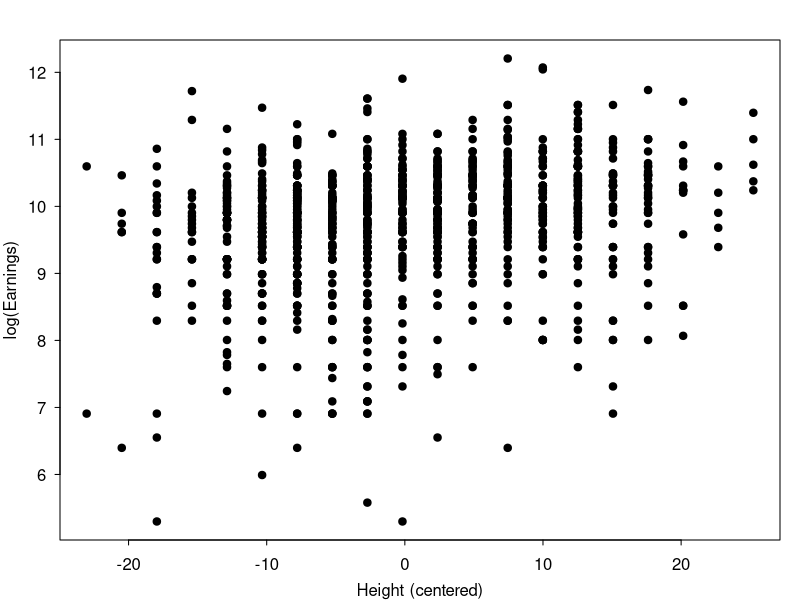
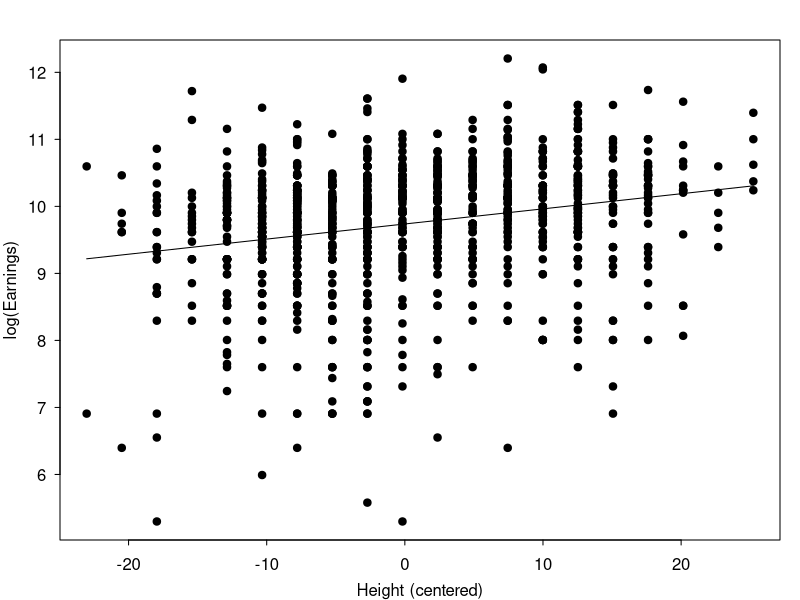
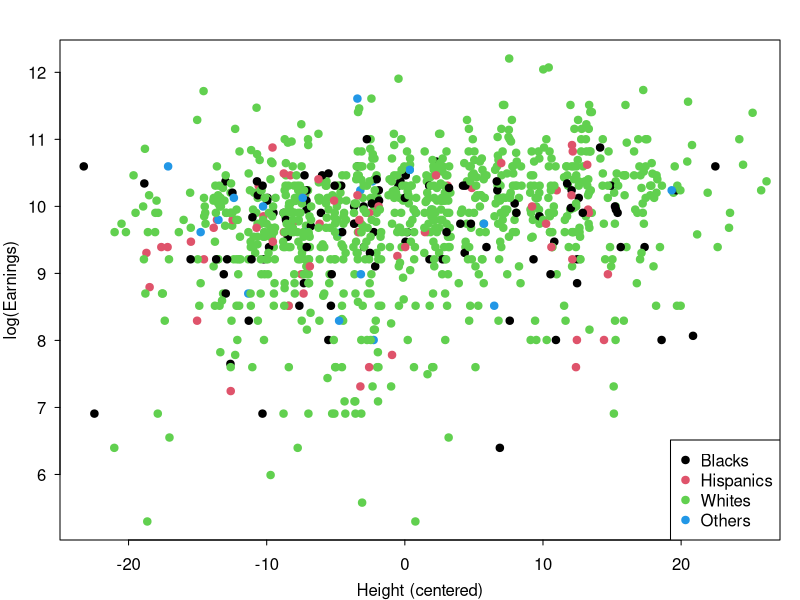
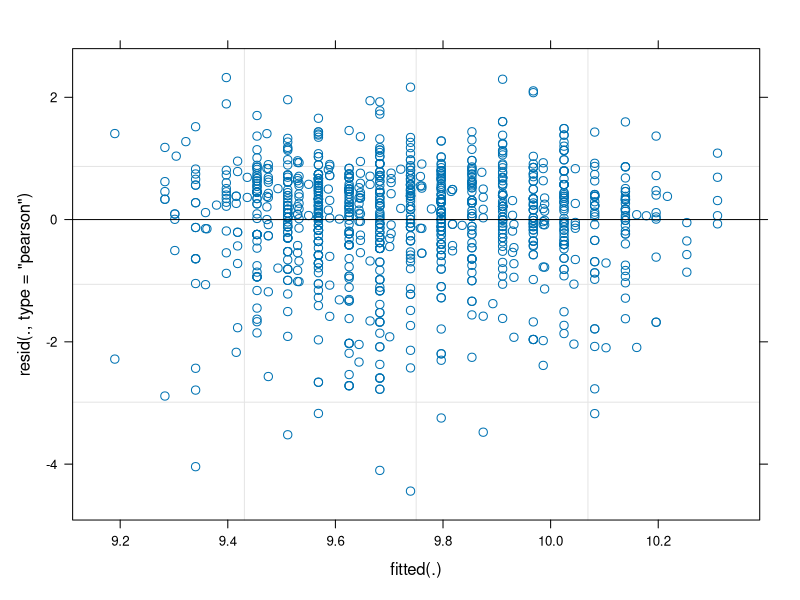
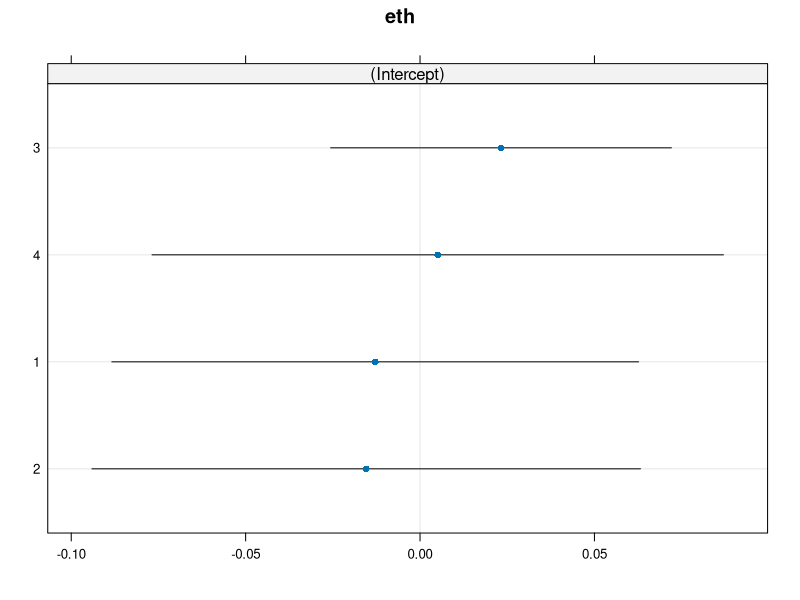
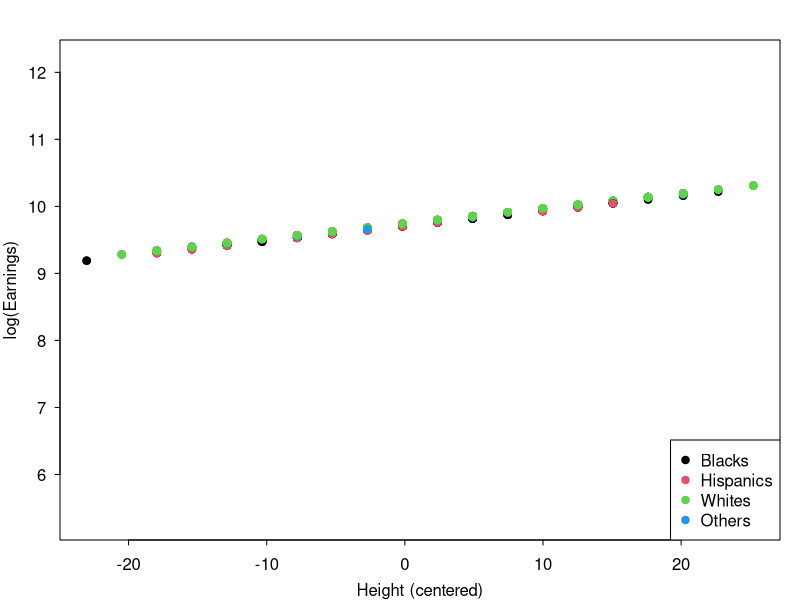
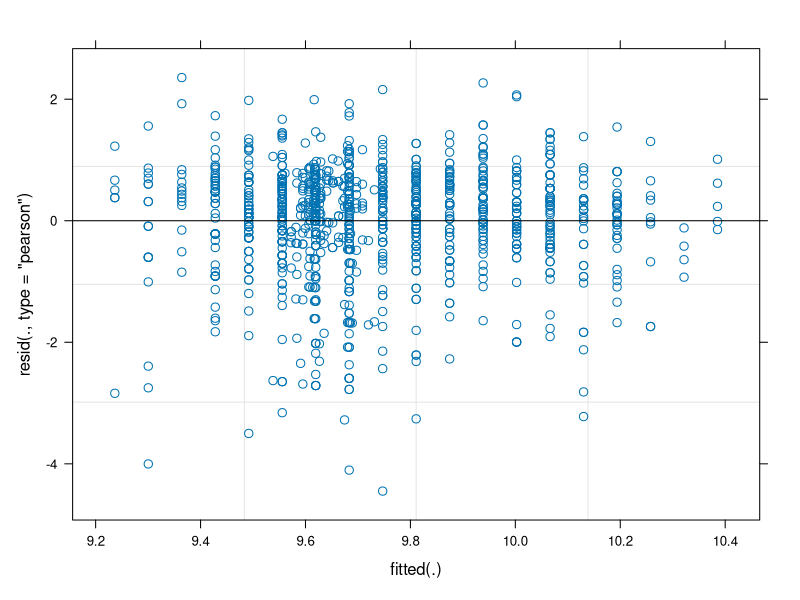
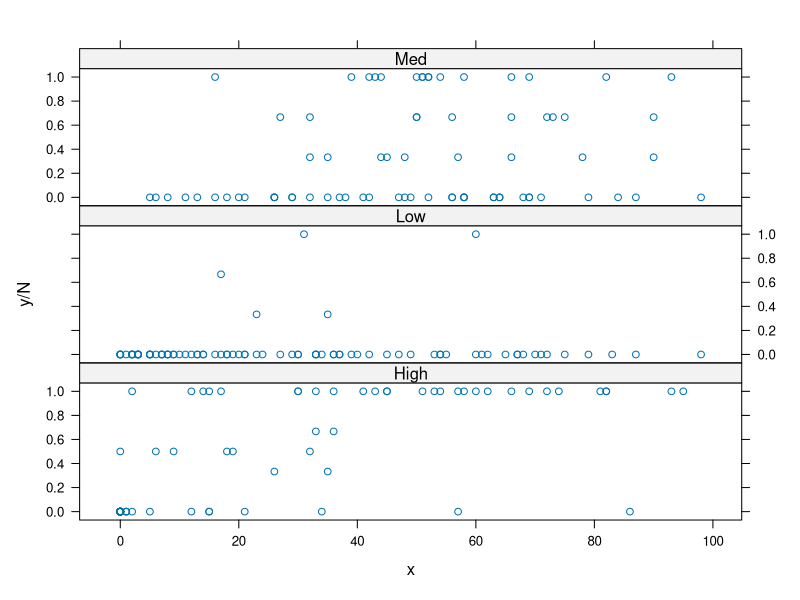

Recreate these plots in R, in order. (Note: this script raises an error after producing the figures.)
# All the code from day 2 of IFBM course

# Boiler plate code
par(mar=c(3,3,2,1), mgp=c(2,.7,0), tck=-.01,las=1)

# set the working directory - change this as appropriate - needs to be the slides folder
setwd('~/GitHub/IFBM/Slides')

# Call in some pacakges
library(lattice)
library(lme4)

## Load in the earnings data and plot
dat = read.csv('../data/earnings.csv')
with(dat, plot(x_centered, y, xlab = 'Height (centered)',
               ylab = 'log(Earnings)', pch = 19))

## Fit a linear regression
summary(lm(y ~ x_centered, data = dat))

## Plot the output
with(dat, plot(x_centered, y, xlab = 'Height (centered)',
               ylab = 'log(Earnings)', pch = 19))
lines(dat$x_centered, lm(y ~ x_centered, 
                         data = dat)$fitted.values)

## Create a better plot
eth_names = c('Blacks','Hispanics','Whites','Others')
with(dat, plot(x_centered, y, xlab = 'Height (centered)',
               ylab = 'log(Earnings)', type = 'n'))
with(dat, points(jitter(x_centered, 2), y, col = eth, 
                 pch = 19))
legend('bottomright', eth_names, col = 1:4, pch = 19)

## Try a fixed effects model
summary(lm(y ~ x_centered + as.factor(eth), data = dat))

## First mixed model!
library(lme4)
mm_1 = lmer(y ~ x_centered + (1 | eth), data = dat)
summary(mm_1)

## Look at coefficients
coef(mm_1)

## Plot residuals
plot(mm_1)

## Confidence intervals
confint(mm_1, level = 0.5)

## Plot of random effects
library(lattice)
dotplot(ranef(mm_1))

## Better plot
fitted_values = predict(mm_1)
with(dat, plot(x_centered, y, xlab = 'Height (centered)',
               ylab = 'log(Earnings)', type = 'n'))
legend('bottomright', eth_names, col = 1:4, pch = 19)
with(dat, points(x_centered, fitted_values, col = eth, pch = 19))

## Change the optimiser
mm_2 = lmer(y ~ (x_centered | eth), data = dat, 
            control = lmerControl(optimizer = "Nelder_Mead"))
summary(mm_2)

## Plot new model and get coefficients
plot(mm_2)
coef(mm_2)

## New model with differing coefficients
mm_3 = lmer(y ~ 1 + (x_centered - 1 | eth), data = dat, 
            control = lmerControl(optimizer = "Nelder_Mead"))
summary(mm_3)

## Compare models
anova(mm_1, mm_2, mm_3)

## Model with two random effects
mm_4 = lmer(y ~ x_centered + (1 | eth) + (1 | age), data = dat, 
            control = lmerControl(optimizer = "Nelder_Mead"))
summary(mm_4)

## Compare all these models
anova(mm_1, mm_3, mm_4)

## ------------------------------------------------------------------------
swt = read.csv('../data/swt.csv')
head(swt)

## ---- echo = FALSE, message=FALSE, results = 'hide'----------------------
sum_fun = function(x) {
  s = ifelse(is.na(x[1]),0,x[1]) + ifelse(is.na(x[2]),0,x[2]) + ifelse(is.na(x[3]),0,x[3])
  N = ifelse(is.na(x[1]),0,1) + ifelse(is.na(x[2]),0,1) + ifelse(is.na(x[3]),0,1)
  return(c(s,N))
}
y = apply(swt[,1:3],1,sum_fun)[1,]
N = apply(swt[,1:3],1,sum_fun)[2,]
x = swt$forest

## ------------------------------------------------------------------------
summary(glm(cbind(y, N) ~ x, family = binomial(link = logit)))

## ------------------------------------------------------------------------
xyplot(y/N ~ x|alt, swt, type='p',
       layout=c(1,3), index.cond = function(x,y)max(y))

## ------------------------------------------------------------------------
glmm_1 = glmer(cbind(y, N) ~ x + (1 | alt),
               family = binomial, data = swt)
summary(glmm_1)

## ---- fig.height = 6-----------------------------------------------------
library(lattice)
dotplot(ranef(glmm_1))

## ---- fig.height = 6-----------------------------------------------------
p_est = predict(glmm_1, type = 'response')
plot(x, y/N, col = swt$alt, las = 1)
points(x, p_est, col = swt$alt, pch = 19)
legend('topleft', c('high', 'low', 'medium'), pch = 19, col=1:3)

## ------------------------------------------------------------------------
glmm_2 = glmer(cbind(y, N) ~ (x | alt),
               family = binomial, data = swt)
summary(glmm_2)

## ---- fig.height = 6-----------------------------------------------------
dotplot(ranef(glmm_2))

## ------------------------------------------------------------------------
anova(glmm_1, glmm_2)

## ---- fig.height = 6-----------------------------------------------------
horseshoe = read.csv('../data/horseshoe.csv')
xyplot(satell ~ weight|as.factor(color), horseshoe, 
       type='p',layout=c(1,4))

## ------------------------------------------------------------------------
summary(glm(satell ~ weight, data = horseshoe,family = poisson(link = log)))

## ------------------------------------------------------------------------
glmm_3 = glmer(satell ~ weight + (1 | color),
               family = poisson, data = horseshoe)
summary(glmm_3)

## ------------------------------------------------------------------------
horseshoe$obs <- 1:nrow(horseshoe)
glmm_4 = glmer(satell ~ weight + (1 | obs),
               family = poisson, data = horseshoe,
               control = glmerControl(optimizer = "Nelder_Mead"))
summary(glmm_4)

## ------------------------------------------------------------------------
anova(glmm_3, glmm_4)

## Class 6

## Load in swiss willow tit data - go and see data description
swt = read.csv('../data/swt.csv')
head(swt)

## Create the counts
sum_fun = function(x) {
  s = ifelse(is.na(x[1]),0,x[1]) + ifelse(is.na(x[2]),0,x[2]) + ifelse(is.na(x[3]),0,x[3])
  N = ifelse(is.na(x[1]),0,1) + ifelse(is.na(x[2]),0,1) + ifelse(is.na(x[3]),0,1)
  return(c(s,N))
}
y = apply(swt[,1:3],1,sum_fun)[1,]
N = apply(swt[,1:3],1,sum_fun)[2,]
x = swt$forest

## Git a glm
summary(glm(cbind(y, N) ~ x, family = binomial(link = logit)))

## Plot it better
xyplot(y/N ~ x|alt, swt, type='p',
       layout=c(1,3), index.cond = function(x,y)max(y))

## First glmer!
glmm_1 = glmer(cbind(y, N) ~ x + (1 | alt),
               family = binomial, data = swt)
summary(glmm_1)

## Plot the random effects
library(lattice)
dotplot(ranef(glmm_1))

## Plot output
p_est = predict(glmm_1, type = 'response')
plot(x, y/N, col = swt$alt, las = 1)
points(x, p_est, col = swt$alt, pch = 19)
legend('topleft', c('high', 'low', 'medium'), pch = 19, col=1:3)

## more complex glmm
glmm_2 = glmer(cbind(y, N) ~ (x | alt),
               family = binomial, data = swt)
summary(glmm_2)

## Plot random effects
dotplot(ranef(glmm_2))

## Compare models
anova(glmm_1, glmm_2)

## Load in horseshoe data and plot
horseshoe = read.csv('../data/horseshoe.csv')
xyplot(satell ~ weight|as.factor(color), horseshoe, 
       type='p',layout=c(1,4))

## Fit a glm
summary(glm(satell ~ weight, data = horseshoe,family = poisson(link = log)))

## Fit a glmer
glmm_3 = glmer(satell ~ weight + (1 | color),
               family = poisson, data = horseshoe)
summary(glmm_3)

## Poisson glmm
horseshoe$obs <- 1:nrow(horseshoe)
glmm_4 = glmer(satell ~ weight + (1 | obs),
               family = poisson, data = horseshoe,
               control = glmerControl(optimizer = "Nelder_Mead"))
summary(glmm_4)

## Compare models
anova(glmm_3, glmm_4)


